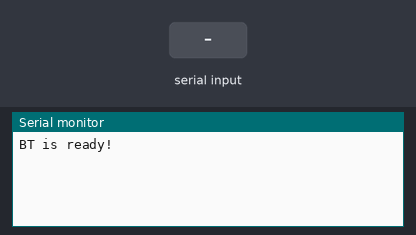
This sketch was run on a simulated Arduino Uno, built with avr-gcc and run on an emulated ATmega328P. On the bench: the last lines printed to the serial monitor. The test bench sets the inputs (shaded band).

Above: at 1.2 s.
1.3 s: "1" received over the second serial link
At 2.3 s:
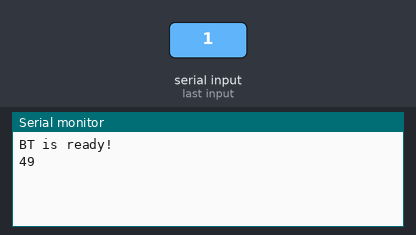
2.8 s: "0" received over the second serial link
At 3.5 s:
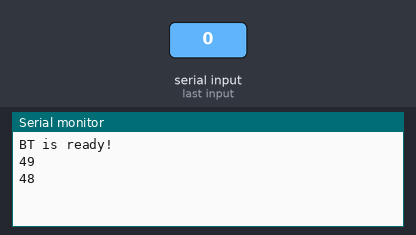
4.3 s: "2" received over the second serial link
At 5.8 s:
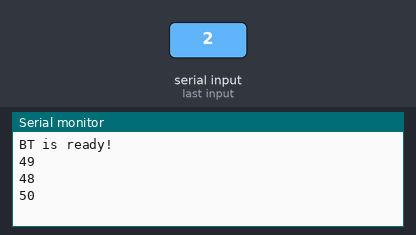

Measured:
- after the input at 1.3 s, the serial monitor: prints a new line at once (image 1)
- after the input at 2.8 s, the serial monitor: prints a new line at once (image 2)
- after the input at 4.3 s, the serial monitor: prints a new line at once (image 3)

The sketch:

BT_Receive.ino
```cpp
#include <SoftwareSerial.h>
SoftwareSerial BT(9, 10); // 藍芽版的 TX=9, RX=10
String val = "";
void setup() {
  Serial.begin(9600);
  Serial.println("BT is ready!");
  BT.begin(9600);
  delay(10);
}
void loop() {

  while (BT.available() > 0) {
    val += BT.read();
    delay(2);
  }

  if (val.length() > 0) {
    Serial.println(val);
    val = "";
  }
}
```
